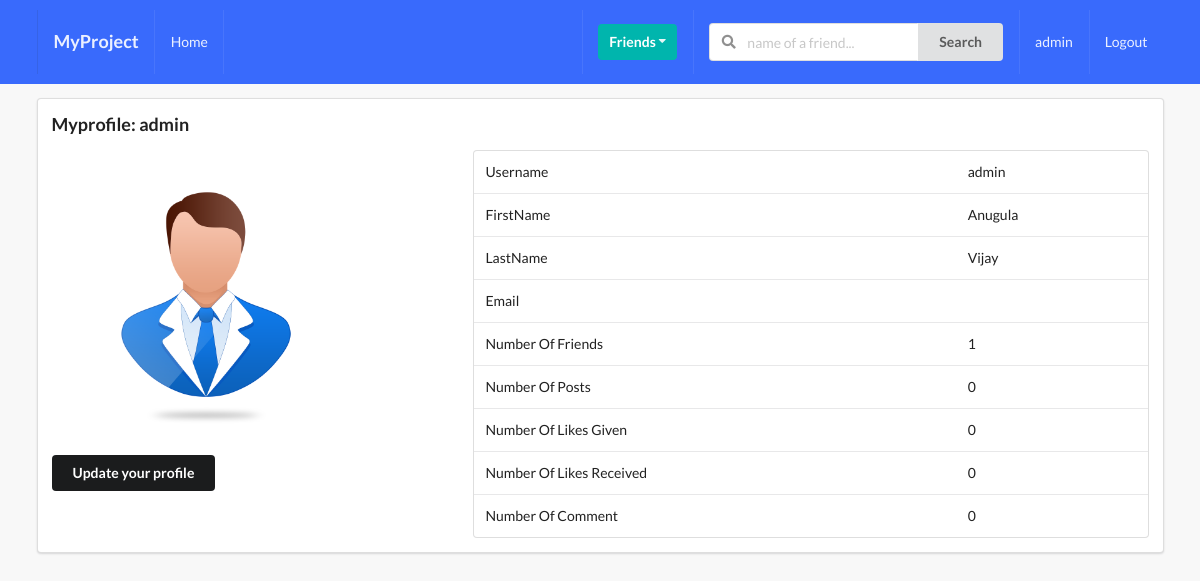
/myprofile/ (signed in), run on an earlier commit of the app's database.
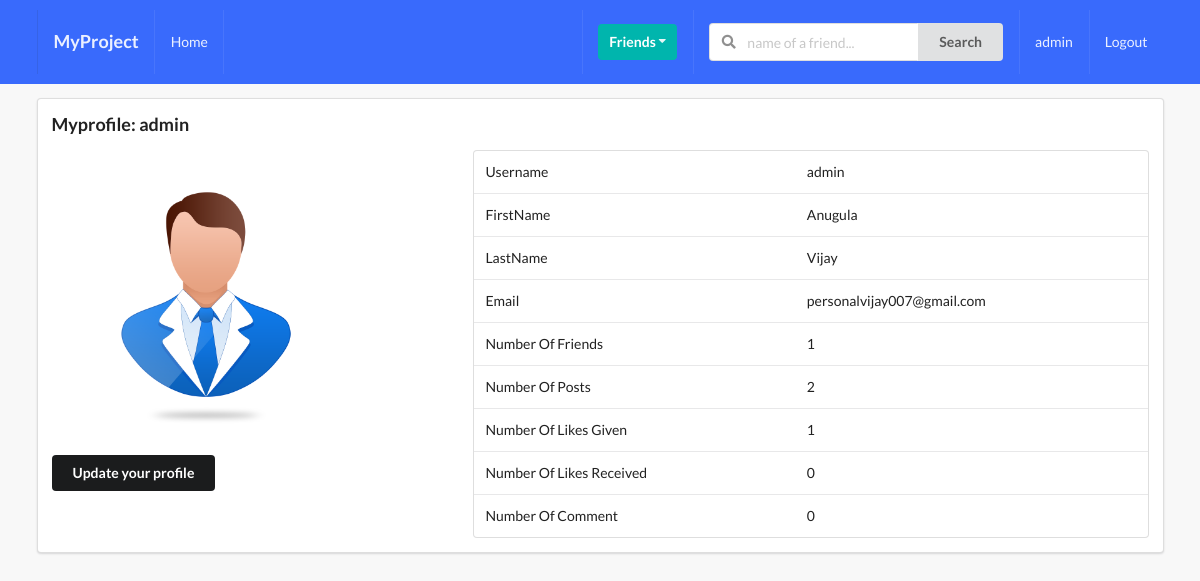
And on a later commit of the database.
### profiles/models.py (models this page shows, shortened)
class Profile(models.Model):
    first_name = models.CharField(max_length=100,blank=True)
    last_name = models.CharField(max_length=100,blank=True)
    user = models.OneToOneField(User, on_delete=models.CASCADE)
    email = models.EmailField(max_length=100, blank=True)
    bio = models.TextField(default='St 123..', max_length=200)
    country = models.CharField(max_length=100, blank=True)
    avatar = models.ImageField(default='avatar.png',upload_to='avatar/')
    friends = models.ManyToManyField(User,blank=True,related_name='friends')
    slug = models.SlugField(unique=True,blank=True)
    updated = models.DateTimeField(auto_now=True)
    created = models.DateTimeField(auto_now_add=True)
    def get_friends_count(self):
        return self.friends.all().count()
    def get_number_of_posts(self):
        return self.posts.all().count()
    def get_number_of_likes_given(self):
        like = self.like_set.all()
        liked_count = 0
        for item in like:
            if item.value == 'Like':
                liked_count+=1
        return liked_count
    def get_number_of_likes_received(self):
        posts = self.posts.all()
        liked_count = 0
        for item in posts:
            liked_count+=item.liked.all().count()
        return liked_count
    def get_number_of_comments(self):
        return self.comment_set.all().count()

### posts/models.py (models this page shows, shortened)
class Like(models.Model):
    user = models.ForeignKey(Profile, on_delete=models.CASCADE)
    post = models.ForeignKey(Post, on_delete=models.CASCADE)
    value = models.CharField(choices=LIKE_CHOICES, max_length=8)
    updated = models.DateTimeField(auto_now=True)
    created = models.DateTimeField(auto_now_add=True)

class Post(models.Model):
    content = models.TextField()
    image = models.ImageField(upload_to='posts',blank=True, validators=[FileExtensionValidator(['png','jpg','jpeg'])])
    liked = models.ManyToManyField(Profile, blank=True,related_name='likes')
    updated = models.DateTimeField(auto_now=True)
    created = models.DateTimeField(auto_now_add=True)
    author = models.ForeignKey(Profile, on_delete=models.CASCADE, related_name='posts')
    class Meta:
        ordering = ('-created',)

### profiles/views.py (the view)
# urls.py: path('myprofile/',my_profile_view, name='my-profile'),
def my_profile_view(request):
    profile = Profile.objects.get(user=request.user)
    form = ProfileModelForm(request.POST or None, request.FILES or None,instance=profile)
    confirm = False
    if request.method == "POST":
        if form.is_valid():
            form.save()
            confirm = True
    context = {
        'profile':profile,
        'form':form,
        'confirm':confirm
    }
    return render(request, 'profiles/myprofile.html', context)

### profiles/forms.py
class ProfileModelForm(forms.ModelForm):
    class Meta:
        model = Profile
        fields = ('first_name','last_name','email','bio','avatar')

### profiles/templates/profiles/myprofile.html (shortened to what this page needs)
{% extends 'base.html' %}
{% block content %}
<div class="ui segment">
    <h3>Myprofile: {{ request.user }}</h3>
    <div class="ui grid">
      <div class='row'>
        <div class='six wide column'>
          <img class='ui medium rounded image' height="100px" width="100px" src="{{ profile.avatar.url }}">
          <div class="row mt-5">
            <button class="ui secondary button" id="mymodal">Update your profile</button>
          </div>
        </div>
        <div class='ten wide column'>
          <table class="ui table">
            <tbody>
              <tr>
                <td>Username</td>
                <td>{{ profile.user}}</td>
              </tr>
              <tr>
                <td>FirstName</td>
                <td>{{ profile.first_name }}</td>
              </tr>
              <tr>
                <td>LastName</td>
                <td>{{ profile.last_name}}</td>
              </tr>
              <tr>
                <td>Email</td>
                <td>{{ profile.email }}</td>
              </tr>
              <tr>
                <td>Number Of Friends</td>
                <td>{{ profile.get_friends_count }}</td>
              </tr>
              <tr>
                <td>Number Of Posts</td>
                <td>{{ profile.get_number_of_posts }}</td>
              </tr>
              <tr>
                <td>Number Of Likes Given</td>
                <td>{{ profile.get_number_of_likes_given }}</td>
              </tr>
              <tr>
                <td>Number Of Likes Received</td>
                <td>{{ profile.get_number_of_likes_received }}</td>
              </tr>
              <tr>
                <td>Number Of Comment</td>
                <td>{{ profile.get_number_of_comments }}</td>
              </tr>
            </tbody>
          </table>
        </div>
      </div>
  </div>
</div>
{% endblock %}

What changed in the data, as far as the page shows it:
changed Profile "Anugula": email (not shown) → "personalvijay007@gmail.com"; get_number_of_posts "0" → "2"; get_number_of_likes_given "0" → "1"
